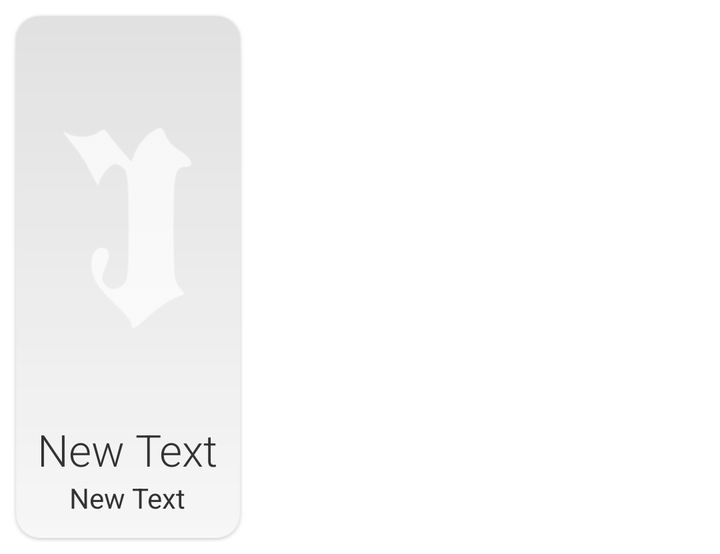
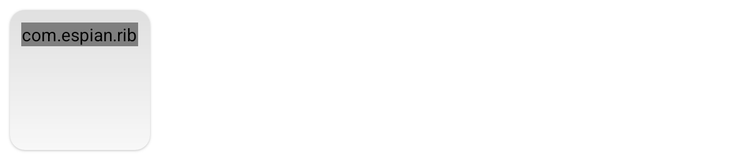

Two renders of one Android screen. The first uses the default layout on a phone; the second uses the alternative layout the repository ships for a different screen configuration, on a matching device. The two XML files are below.
<!-- AndroidManifest.xml: application theme android:Theme.Holo.Light.DarkActionBar -->
<!-- res/layout/grid_team.xml -->
<?xml version="1.0" encoding="utf-8"?>
<LinearLayout xmlns:android="http://schemas.android.com/apk/res/android" android:orientation="vertical"
    android:layout_width="wrap_content" android:layout_height="wrap_content"
    android:background="@drawable/card"
    android:measureWithLargestChild="false">

    <ImageView
        android:layout_width="fill_parent"
        android:layout_height="192dp"
        android:id="@+id/imageView"
        android:src="@drawable/ribotar_basic"
        android:scaleType="centerCrop" />

    <TextView
        android:layout_width="wrap_content"
        android:layout_height="wrap_content"
        android:text="New Text"
        android:id="@+id/textView"
        android:layout_gravity="center"
        android:fontFamily="sans-serif-light"
        android:textSize="22sp"
        android:ellipsize="end"
        android:singleLine="true" />

    <TextView
        android:layout_width="wrap_content"
        android:layout_height="wrap_content"
        android:text="New Text"
        android:id="@+id/textView1"
        android:layout_gravity="center"
        android:singleLine="true"
        android:ellipsize="end" />

</LinearLayout>
<!-- resources referenced by this layout -->
<resources>
  <!-- drawable card: png bitmap (drawable-xhdpi, 2501 bytes) -->
  <!-- drawable ribotar_basic: png bitmap (drawable-hdpi, 3853 bytes) -->
</resources>
<!-- res/layout-sw600dp/grid_team.xml (the repository's variant of the layout above) -->
<!-- drawn on a 7-inch tablet held upright -->
<?xml version="1.0" encoding="utf-8"?>
<LinearLayout xmlns:android="http://schemas.android.com/apk/res/android"
    xmlns:tools="http://schemas.android.com/tools"
    xmlns:custom="http://schemas.android.com/apk/res/com.espian.ribotchallenge"
    android:layout_width="wrap_content"
    android:layout_height="wrap_content"
    android:background="@drawable/card"
    android:measureWithLargestChild="false"
    android:orientation="vertical" >

    <com.espian.ribotchallenge.util.SquareImageView
        android:id="@+id/imageView"
        android:layout_width="fill_parent"
        android:layout_height="wrap_content"
        android:scaleType="centerCrop"
        android:src="@drawable/ribotar_basic"
        custom:priorityDimension="width"/>

    <TextView
        android:id="@+id/textView"
        android:layout_width="wrap_content"
        android:layout_height="wrap_content"
        android:layout_gravity="center"
        android:ellipsize="end"
        android:fontFamily="sans-serif-light"
        android:singleLine="true"
        android:textSize="22sp"
        tools:ignore="SelectableText,SelectableText" />

    <TextView
        android:id="@+id/textView1"
        android:layout_width="wrap_content"
        android:layout_height="wrap_content"
        android:layout_gravity="center"
        android:ellipsize="end"
        android:singleLine="true" />

</LinearLayout>
